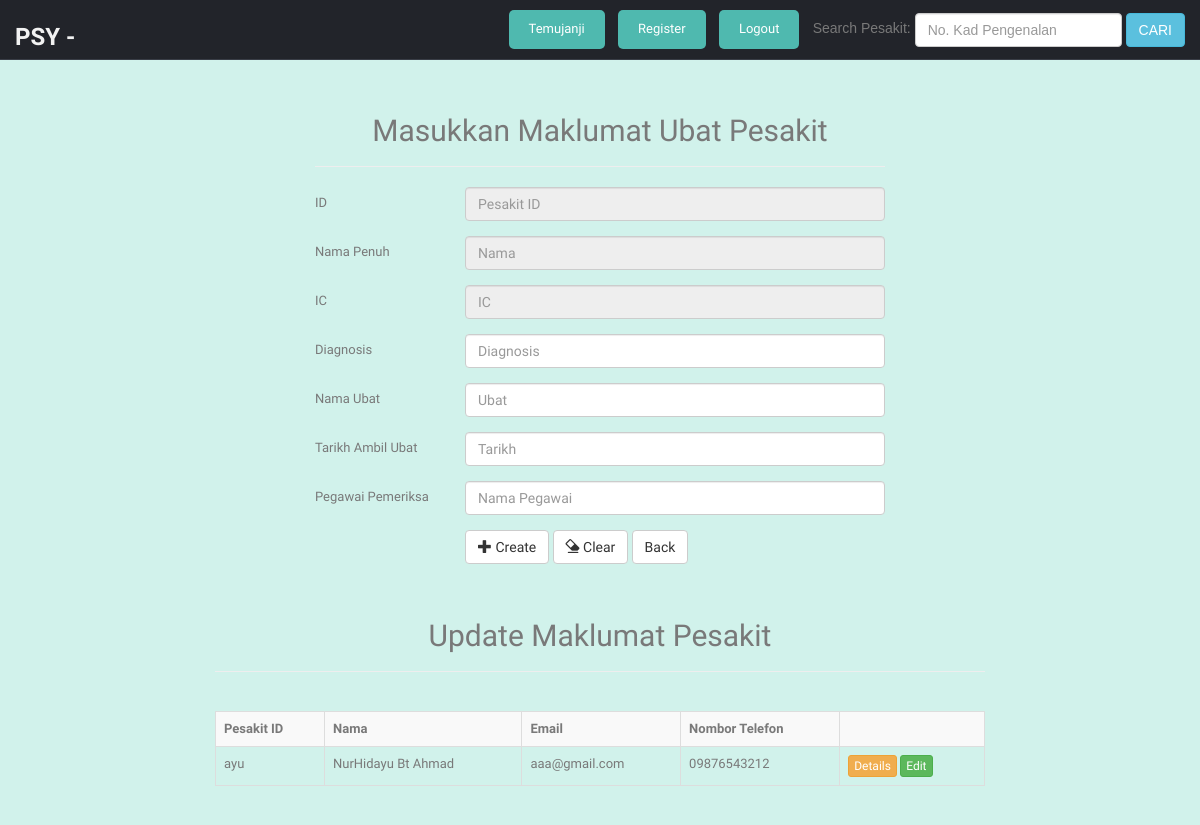
Page /PesakitStaff_ubat.php (signed in) on the committed database.
### tables this page shows
CREATE TABLE `tbl_patients` (
  `patient_id` varchar(255) NOT NULL,
  `patient_name` varchar(255) NOT NULL,
  `patient_IC` varchar(255) NOT NULL,
  `patient_age` varchar(255) NOT NULL,
  `patient_gender` varchar(255) NOT NULL,
  `patient_address` varchar(255) NOT NULL,
  `patient_phone` varchar(255) NOT NULL,
  `patient_email` varchar(255) NOT NULL,
  `patient_password` varchar(255) NOT NULL,
  `patient_repassword` varchar(255) NOT NULL
);

### PesakitStaff_ubat.php (the view, shortened to what this page needs)
<?php
  include_once 'PesakitStaff_crudubat.php';
?>
<?php
    require 'user/connect.php';
    $sql = "SELECT * FROM tbl_patients
            WHERE patient_IC=".$_SESSION['patient_IC']."
            ORDER BY patient_IC DESC LIMIT 1";
    $result = mysqli_query($conn,$sql);
?>
<!DOCTYPE html>
<html lang="en">
<head>
  <link href="lib/bootstrap/css/bootstrap.min.css" rel="stylesheet">
  <link href="lib/font-awesome/css/font-awesome.css" rel="stylesheet" />
  <link href="css/style.css" rel="stylesheet">
  <link href="css/style-responsive.css" rel="stylesheet">
</head>
<body style="background-color:#D1F2EB;">
  <section id="container">
    <?php include_once 'nav_barStaff.php'; ?>
    <div class="container-fluid">
    <section>
        <br>
        <br>
        <br>
        <br>
            <div class="row">
    <div class="col-xs-12 col-sm-8 col-sm-offset-2 col-md-6 col-md-offset-3">
      <div class="page-header">
        <center><h2>Masukkan Maklumat Ubat Pesakit</h2></center>
      </div>
    <form action="PesakitStaff_ubat.php" method="post" class="form-horizontal">
      <div class="form-group">
          <label for="patientid" class="col-sm-3 control-label">ID</label>
          <div class="col-sm-9">
         <input name="pid" type="text" class="form-control" id="patientid" placeholder="Pesakit ID" value="<?php if(isset($_GET['edit'])) echo $editrow['patient_id']; ?>" readonly>
        </div>
        </div>
      <div class="form-group">
          <label for="patientname" class="col-sm-3 control-label">Nama Penuh</label>
          <div class="col-sm-9">
          <input name="pname" type="text" class="form-control" id="patientname" placeholder="Nama" value="<?php if(isset($_GET['edit'])) echo $editrow['patient_name']; ?>" readonly>
        </div>
        </div>
        <div class="form-group">
          <label for="patientic" class="col-sm-3 control-label">IC</label>
          <div class="col-sm-9">
          <input name="pic" type="text" class="form-control" id="patientic" placeholder="IC" value="<?php if(isset($_GET['edit'])) echo $editrow['patient_IC']; ?>" readonly>
        </div>
        </div>
      <div class="form-group">
          <label for="patientdiagnosis" class="col-sm-3 control-label">Diagnosis</label>
          <div class="col-sm-9">
          <input name="diagnosis" type="text" class="form-control" id="patientdiagnosis" placeholder="Diagnosis" value="<?php if(isset($_GET['edit'])) echo $editrow['diagnosis']; ?>" required>
        </div>
        </div>
        <div class="form-group">
          <label for="patientmedicine" class="col-sm-3 control-label">Nama Ubat</label>
          <div class="col-sm-9">
          <input name="medicine" type="text" class="form-control" id="patientmedicine" placeholder="Ubat" value="<?php if(isset($_GET['edit'])) echo $editrow['medicine']; ?>" required>
        </div>
        </div>
        <div class="form-group">
          <label for="indentdate" class="col-sm-3 control-label">Tarikh Ambil Ubat</label>
          <div class="col-sm-9">
          <input name="indent_date" type="text" class="form-control" id="indentdate" placeholder="Tarikh" value="<?php if(isset($_GET['edit'])) echo $editrow['indent_date']; ?>" required>
        </div>
        </div>
        <div class="form-group">
          <label for="dic" class="col-sm-3 control-label">Pegawai Pemeriksa</label>
          <div class="col-sm-9">
          <input name="dic" type="text" class="form-control" id="dic" placeholder="Nama Pegawai" value="<?php if(isset($_GET['edit'])) echo $editrow['dic']; ?>" required>
        </div>
        </div>
        <div class="form-group">
          <div class="col-sm-offset-3 col-sm-9">
          <?php if (isset($_GET['edit'])) { ?>
          <input type="hidden" name="pic" value="<?php echo $editrow['patient_IC']; ?>">
         <button class="btn btn-default" type="submit" name="update"><span class="glyphicon glyphicon-pencil" aria-hidden="true"></span> Update</button>
          <?php } else { ?>
          <button class="btn btn-default" type="submit" name="create"><span class="glyphicon glyphicon-plus" aria-hidden="true"></span> Create</button>
          <?php } ?>
          <button class="btn btn-default" type="reset"><span class="glyphicon glyphicon-erase" aria-hidden="true"></span> Clear</button>
          <a href="PesakitStaff_SearchDetails.php" class="btn btn-default" role="button">Back</a>
        </div>
      </div>
    </form>
    </div>
  </div>
     <div class="row">
    <div class="col-xs-12 col-sm-10 col-sm-offset-1 col-md-8 col-md-offset-2">
      <div class="page-header">
        <center><h2>Update Maklumat Pesakit</h2></center>
      </div>
      <br>
        <div class="w3-responsive">
        <table class="tableic" width='100%' border="1px solid black" align="center" cellpadding="2" cellspacing="0.5" >
                <tbody>
                    <tr>
      <table width="92%" >
      <table class="table table-striped table-bordered">
        <tr>
          <th>Pesakit ID</th>
          <th>Nama</th>
          <th>Email</th>
          <th>Nombor Telefon</th>
          <th></th>
      </tr>
      <?php
      try {
        $conn = new PDO("mysql:host=$servername;dbname=$dbname", $username, $password);
        $conn->setAttribute(PDO::ATTR_ERRMODE, PDO::ERRMODE_EXCEPTION);
        $stmt = $conn->prepare("SELECT * FROM tbl_patients
                                WHERE patient_IC=".$_SESSION['patient_IC']."
                                ORDER BY patient_IC DESC LIMIT 1");
        $stmt->execute();
        $result = $stmt->fetchAll();
      }
      catch(PDOException $e){
            echo "Error: " . $e->getMessage();
      }
      foreach($result as $readrow) {
      ?>
      <tr>
        <td><?php echo $readrow['patient_id']; ?></td>
        <td><?php echo $readrow['patient_name']; ?></td>
        <td><?php echo $readrow['patient_email']; ?></td>
        <td><?php echo $readrow['patient_phone']; ?></td>
        <td>
          <a href="PesakitStaff_ubatDetails.php?pic=<?php echo $readrow['patient_IC']; ?>" class="btn btn-warning btn-xs" role="button">Details</a>
          <a href="PesakitStaff_ubat.php?edit=<?php echo $readrow['patient_IC']; ?>" class="btn btn-success btn-xs" name= "edit" role="button"> Edit </a>
        </td>
      </tr>
      <?php } ?>
                    </tr>
        </table>
        </div>
 </div>
  </div>
  </div>
    </section>
</body>
</html>

### nav_barStaff.php (shortened to what this page needs)
<header class="header black-bg">
<a href="viewAppointmentPatient.php" class="logo"><b>PSY - <?php session_start(); echo $_SESSION['staff_id']; ?></b></a>
  <div class="top-menu">
    <ul class="nav pull-right">
      <li><a class="logout" href="viewAppointmentPatient.php">Temujanji</a></li>
      <li><a class="logout" href="PesakitStaff.php">Register</a></li>
      <li><a class="logout" href="logout.php">Logout</a></li>
      <li style="display: inline-block;">
        <form class="form-inline" role="search" method="post" action="PesakitStaff_details.php">
          <div style="font-family: 'Figtree', sans-serif;font-size: 14px;">
            <label for="">Search Pesakit:</label>
            <input type="text" name="patient_IC" id="text" class="form-control" placeholder="No. Kad Pengenalan">
            <button type="submit" name="submit" id="search" value="Search" class="btn btn-info">CARI</button>
          </div>
        </form>
      </li>
    </ul>
  </div>
</header>

### css/style.css (style rules this page uses)
body { color: #797979; background: #eaeaea; font-family: 'Ruda', sans-serif; padding: 0px !important; margin: 0px !important; font-size:13px; }
ul li { list-style: none; }
a, a:hover, a:focus { text-decoration: none; outline: none; }
#container { width: 100%; height: 100%; }
.header, .footer { min-height: 60px; padding: 0 15px; }
.header { position: fixed; left: 0; right: 0; z-index: 1002; }
.black-bg { background: #22242a; border-bottom: 1px solid #393d46; }
a.logo { font-size: 24px; color: #f2f2f2; float: left; margin-top: 15px; text-transform: uppercase; }
a.logo b { font-weight: 900; }
label { font-weight: 400; }
@media (min-width: 768px) { .form-horizontal .control-label { text-align: left; } }

### nav_barStaff.php (style rules this page uses)
.top-menu ul { list-style: none; margin: 0; padding: 0; }
.top-menu li { display: inline-block; margin-right: 10px; }
.top-menu li:last-child { margin-right: 0; }
.top-menu a.logout { background-color: #4FB9AF; color: #fff; border-radius: 5px; padding: 10px 20px; text-decoration: none; display: inline-block; }
.header { display: flex; justify-content: space-between; align-items: center; }
.top-menu { display: flex; align-items: center; }

### rows in the picture
tbl_patients: patient_id "ayu", patient_name "NurHidayu Bt Ahmad", patient_email "aaa@gmail.com", patient_phone "09876543212"
